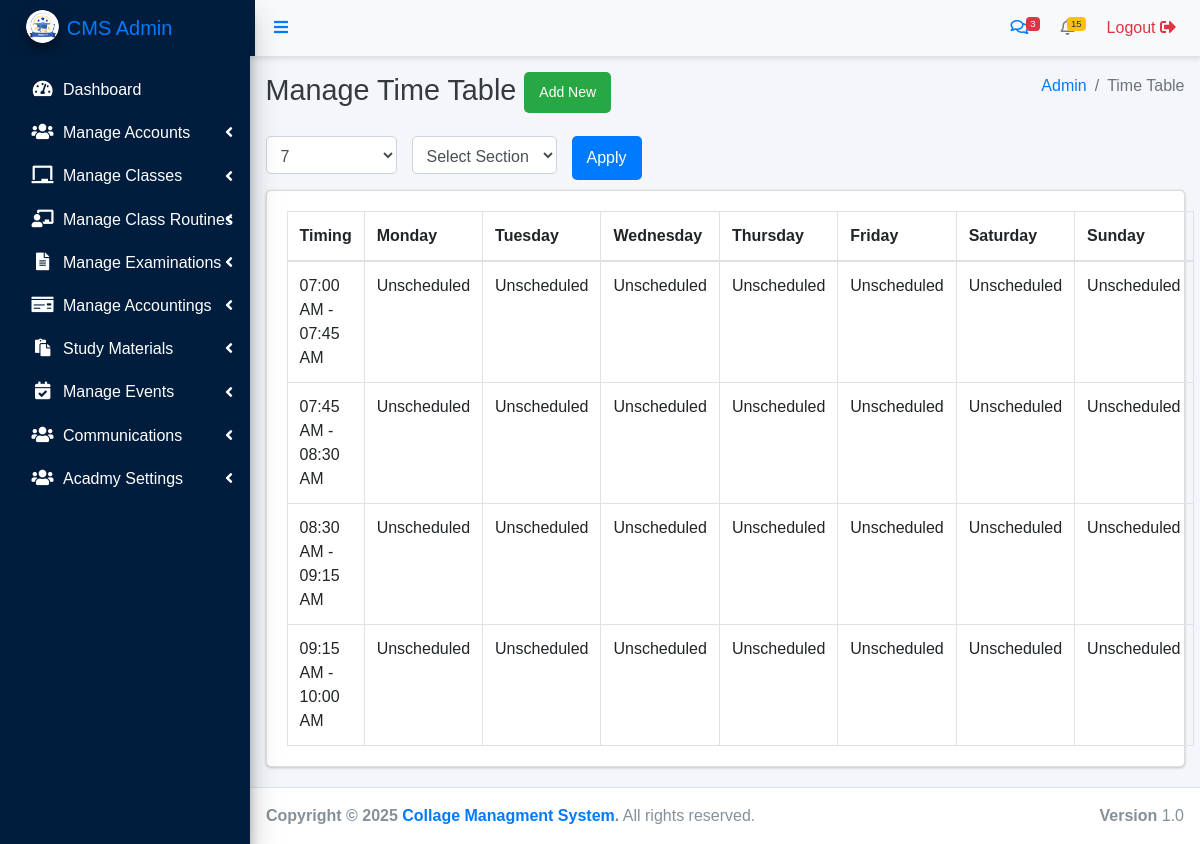
The page /admin/timetable.php (signed in) on the database its author committed.
### tables this page shows
CREATE TABLE `posts` (
  `id` int NOT NULL AUTO_INCREMENT,
  `author` int NOT NULL DEFAULT '1',
  `title` text NOT NULL,
  `description` text NOT NULL,
  `type` varchar(100) NOT NULL,
  `publish_date` timestamp NOT NULL DEFAULT CURRENT_TIMESTAMP ON UPDATE CURRENT_TIMESTAMP,
  `modified_date` timestamp NOT NULL DEFAULT '0000-00-00 00:00:00' ON UPDATE CURRENT_TIMESTAMP,
  `status` varchar(50) NOT NULL,
  `parent` int NOT NULL,
  PRIMARY KEY (`id`)
);

CREATE TABLE `metadata` (
  `id` int NOT NULL AUTO_INCREMENT,
  `item_id` int NOT NULL,
  `meta_key` text NOT NULL,
  `meta_value` text NOT NULL,
  PRIMARY KEY (`id`)
);

### includes/functions.php (called while the page is built, shortened)
<?php
function get_posts(array $args = [],string $type = 'object')
{
    global $db_conn;
    $condition = "WHERE 0 ";
    if(!empty($args))
    {
        foreach($args as $k => $v)
        {
            $v = (string)$v;
            $condition_ar[] = "$k = '$v'";
        }
        if ($condition_ar > 0) {
            $condition = "WHERE " . implode(" AND ", $condition_ar);
        }
    };
    $sql = "SELECT * FROM posts $condition";
    $query = mysqli_query($db_conn,$sql);
    return data_output($query , $type);
}
function get_metadata($item_id,$meta_key='',$type ='object')
{
    global $db_conn;
    $query = mysqli_query($db_conn,"SELECT * FROM metadata WHERE item_id = $item_id");
    if(!empty($meta_key))
    {
        $query = mysqli_query($db_conn,"SELECT * FROM metadata WHERE item_id = $item_id AND meta_key = '$meta_key'");
    }
    return data_output($query , $type);
}
function data_output($query , $type ='object')
{
    $output = array();
    if($type == 'object')
    {
        while ($result = mysqli_fetch_object($query)) {
            $output[] = $result;
        }
    }
    else
    {
        while ($result = mysqli_fetch_assoc($query)) {
            $output[] = $result;
        }
    }
    return $output;
}
?>

### admin/timetable.php (the view, shortened to what this page needs)
<?php include('../includes/config.php') ?>
<?php include('header.php') ?>
<?php include('sidebar.php') ?>
    <div class="content-header">
      <div class="container-fluid">
        <div class="row mb-2">
          <div class="col-sm-6">
            <h1 class="m-0 text-dark">Manage Time Table
            <a href="?action=add" class="btn btn-success btn-sm"> Add New</a>
            </h1>
          </div>
          <div class="col-sm-6">
            <ol class="breadcrumb float-sm-right">
              <li class="breadcrumb-item"><a href="#">Admin</a></li>
              <li class="breadcrumb-item active">Time Table</li>
            </ol>
          </div>
        </div>
      </div>
    </div>
    <section class="content">
      <div class="container-fluid">
        <?php if(isset($_GET['action']) && $_GET['action'] == 'add') {?>
        <div class="card">
            <div class="card-body">
                <form action="" method="post">
                <div class="row">
                        <div class="col-lg">
                            <div class="form-group">
                                <label for="class_id">Select Class</label>
                                <select require name="class_id" id="class_id" class="form-control">
                                    <option value="">-Select Class-</option>
                                    <?php
                                    $args = array(
                                      'type' => 'class',
                                      'status' => 'publish',
                                    );
                                    $classes = get_posts($args);
                                    foreach ($classes as $key => $class) { ?>
                                    <option value="<?php echo $class->id ?>"><?php echo $class->title ?></option>
                                    <?php } ?>
                                </select>
                            </div>
                        </div>
                        <div class="col-lg">
                            <div class="form-group" id="section-container">
                                <label for="section_id">Select Section</label>
                                <select require name="section_id" id="section_id" class="form-control">
                                    <option value="">-Select Section-</option>
                                </select>
                            </div>
                        </div>
                        <div class="col-lg">
                            <div class="form-group" id="section-container">
                                <label for="teacher_id">Select Teacher</label>
                                <select require name="teacher_id" id="teacher_id" class="form-control">
                                    <option value="">-Select Teacher-</option>
                                    <option value="1">Teacher 1</option>
                                    <option value="2">Teacher 2</option>
                                    <option value="2">Teacher 3</option>
                                </select>
                            </div>
                        </div>
                        <div class="col-lg">
                            <div class="form-group" id="section-container">
                                <label for="period_id">Select Period</label>
                                <select require name="period_id" id="period_id" class="form-control">
                                    <option value="">-Select Period-</option>
                                    <?php
                                    $args = array(
                                        'type' => 'period',
                                        'status' => 'publish',
                                      );
                                      $periods = get_posts($args);
                                      foreach ($periods as $key => $period) { ?>
                                      <option value="<?php echo $period->id ?>"><?php echo $period->title ?></option>
                                    <?php } ?>
                                </select>
                            </div>
                        </div>
                        <div class="col-lg">
                            <div class="form-group" id="section-container">
                                <label for="day_name">Select Day</label>
                                <select require name="day_name" id="day_name" class="form-control">
                                    <option value="">-Select Day-</option>
                                    <?php
                                     $days = ['monday','tuesday','wednesday','thursday','friday','saturday','sunday'];
                                     foreach ($days as $key => $day) { ?>
                                        <option value="<?php echo $day ?>"><?php echo ucwords($day)?></option>
                                      <?php } ?>
                                </select>
                            </div>
                        </div>
                        <div class="col-lg">
                            <div class="form-group" id="section-container">
                                <label for="subject_id">Select Subject</label>
                                <select require name="subject_id" id="subject_id" class="form-control">
                                    <option value="">-Select Subject-</option>
                                    <option value="9">Java</option>
                                    <option value="10">Python</option>
                                    <option value="21">html</option>
                                    <option value="22">css</option>
                                </select>
                            </div>
                        </div>
                        <div class="col-lg">
                            <div class="from-group">
                            <label for="">&nbsp;</label>
                            <input type="submit" value="submit" name="submit" class="btn btn-success form-control">
                            </div>
                        </div>
                    </div>
                </form>
            </div>
        </div>
        <?php } else {?>
        <form action="" method="get">
            <?php
            $class_id = isset($_GET['class'])?$_GET['class']:43;
            $section_id = isset($_GET['section'])?$_GET['section']:3;
            ?>
            <div class="row">
                <div class="col-auto">
                    <div class="form-group">
                        <select name="class" id="class" class="form-control">
                            <?php
                            $args = array(
                            'type' => 'class',
                            'status' => 'publish',
                            );
                            $classes = get_posts($args);
                            foreach ($classes as $class) {
                                $selected = ($class_id ==  $class->id)? 'selected': '';
                                echo '<option value="' . $class->id . '" '.$selected.'>' . $class->title . '</option>';
                            } ?>
                        </select>
                    </div>
                </div>
                <div class="col-auto">
                    <div class="form-group" id="section-container">
                        <select name="section" id="section" class="form-control">
                            <option value="">Select Section</option>
                        </select>
                    </div>
                </div>
                <div class="col-auto">
                    <button class="btn btn-primary">Apply</button>
                </div>
            </div>
        </form>
        <div class="card">
            <div class="card-body">
                <table class="table table-bordered">
                    <thead>
                        <tr>
                            <th>Timing</th>
                            <th>Monday</th>
                            <th>Tuesday</th>
                            <th>Wednesday</th>
                            <th>Thursday</th>
                            <th>Friday</th>
                            <th>Saturday</th>
                            <th>Sunday</th>
                        </tr>
                    </thead>
                    <tbody>
                        <?php
                        $args = array(
                            'type' => 'period',
                            'status' => 'publish',
                        );
                        $periods = get_posts($args);
                        foreach($periods as $period){
                           $from_metadata = get_metadata($period->id, 'from');
                           $to_metadata = get_metadata($period->id, 'to');
                           $from = isset($from_metadata[0]->meta_value) ? $from_metadata[0]->meta_value : '';
                           $to = isset($to_metadata[0]->meta_value) ? $to_metadata[0]->meta_value : '';
                            ?>
                        <tr>
                            <td><?php echo date('h:i A',strtotime($from)) ?> - <?php echo date('h:i A',strtotime($to)) ?></td>
                            <?php
                            $days = ['monday','tuesday','wednesday','thursday','friday','saturday','sunday'];
                            foreach($days as $day){
                                $query = mysqli_query($db_conn, "SELECT * FROM posts as p
                                INNER JOIN metadata as md ON (md.item_id = p.id)
                                INNER JOIN metadata as mp ON (mp.item_id = p.id)
                                INNER JOIN metadata as mc ON (mc.item_id = p.id)
                                INNER JOIN metadata as ms ON (ms.item_id = p.id)
                                WHERE p.type = 'timetable' AND p.status = 'publish' AND md.meta_key = 'day_name' AND md.meta_value = '$day' AND mp.meta_key = 'period_id' AND mp.meta_value = $period->id AND mc.meta_key = 'class_id' AND mc.meta_value = $class_id AND ms.meta_key = 'section_id' AND ms.meta_value = $section_id");
                                if(mysqli_num_rows($query) > 0)
                                {
                                    while($timetable = mysqli_fetch_object($query)) {
                                        ?>
                                        <td>
                                            <p>
                                                <b>Teacher: </b>
                                                <?php
                                                $teacher_meta = get_metadata($timetable->item_id,'teacher_id');
                                                $teacher_id = !empty($teacher_meta) ? $teacher_meta[0]->meta_value : 'N/A';
                                                $teacher_data = get_user_data($teacher_id);
                                                echo is_array($teacher_data) && isset($teacher_data['name']) ? $teacher_data['name'] : 'Unknown';
                                                ?>
                                                <br>
                                                <b>Class: </b>
                                                <?php
                                                $class_meta = get_metadata($timetable->item_id,'class_id');
                                                $class_id = !empty($class_meta) ? $class_meta[0]->meta_value : 'N/A';
                                                $class_post = get_post(array('id'=>$class_id));
                                                echo !empty($class_post) ? $class_post->title : 'Unknown';
                                                ?>
                                                <br>
                                                <b>Section: </b>
                                                <?php
                                                $section_meta = get_metadata($timetable->item_id,'section_id');
                                                $section_id = !empty($section_meta) ? $section_meta[0]->meta_value : 'N/A';
                                                $section_post = get_post(array('id'=>$section_id));
                                                echo !empty($section_post) ? $section_post->title : 'Unknown';
                                                ?>
                                                <br>
                                                <b>Subject: </b>
                                                <?php
                                               $subject_meta = get_metadata($timetable->item_id,'subject_id');
                                               $subject_id = !empty($subject_meta) ? $subject_meta[0]->meta_value : 'N/A';
                                               $subject_post = get_post(array('id'=>$subject_id));
                                               echo !empty($subject_post) ? $subject_post->title : 'Unknown';
                                                ?>
                                                <br>
                                            </p>
                                        </td>
                                    <?php }
                                }else { ?>
                                    <td>
                                        Unscheduled
                                    </td>
                                <?php }
                            }?>
                        </tr>
                        <?php } ?>
                    </tbody>
                </table>
            </div>
        </div>
        <?php } ?>
      </div>
    </section>
<?php include('footer.php') ?>

### admin/header.php (style rules this page uses)
body { font-family: Arial, sans-serif; }
.card { margin-bottom: 20px; border: 1px solid #ddd; border-radius: 5px; }
.table { width: 100%; margin-bottom: 1rem; color: #212529; }
.table th, .table td { padding: 0.75rem; vertical-align: top; border-top: 1px solid #dee2e6; }
.btn { padding: 10px 15px; border: none; border-radius: 5px; cursor: pointer; transition: background-color 0.3s ease; }
.btn-success { background-color: #28a745; color: white; }
.form-control { padding: 10px; border: 1px solid #ced4da; border-radius: 5px; transition: border-color 0.3s ease; }

### rows shown on the page
posts: metadata.meta_value "07:00 AM", metadata.meta_value "07:45 AM"
posts: metadata.meta_value "07:45 AM", metadata.meta_value "08:30 AM"
posts: metadata.meta_value "08:30 AM", metadata.meta_value "09:15 AM"
posts: metadata.meta_value "09:15 AM", metadata.meta_value "10:00 AM"

### other values the page prints
form field class "7"
